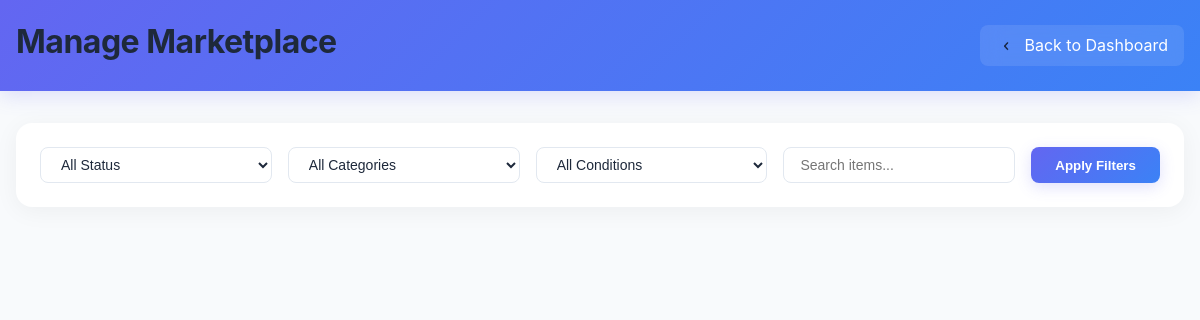
The page /manage_marketplace.php (signed in) on the database as committed earlier.
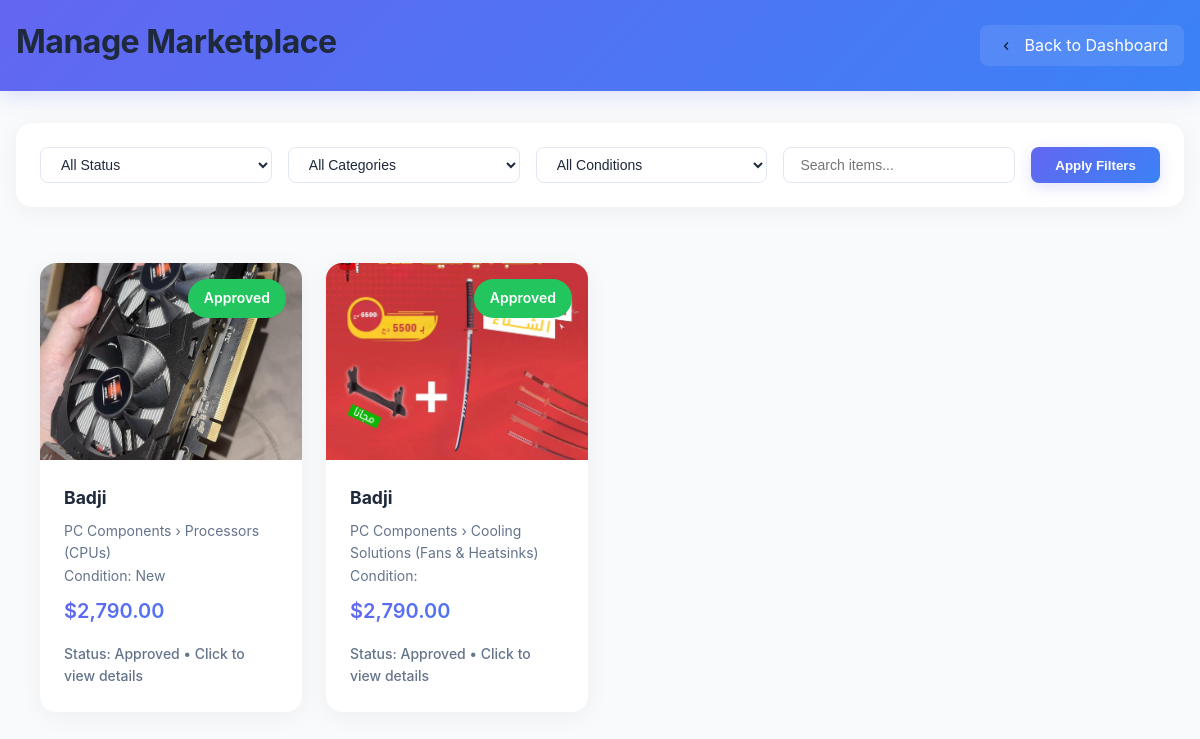
The same page on the database as committed later.
### tables this page shows
CREATE TABLE `marketplace_items` (
  `id` int(11) NOT NULL,
  `name` varchar(255) NOT NULL,
  `price` decimal(10,2) NOT NULL,
  `image_url` varchar(255) NOT NULL,
  `user_id` int(11) NOT NULL,
  `approved` tinyint(1) DEFAULT 0,
  `created_at` timestamp NOT NULL DEFAULT current_timestamp(),
  `email` varchar(255) DEFAULT NULL,
  `category_id` int(11) NOT NULL,
  `subcategory_id` int(11) NOT NULL,
  `description` text DEFAULT NULL,
  `condition` enum('New','Like New','Very Good','Good','Acceptable','For Parts') DEFAULT NULL
);

CREATE TABLE `categories` (
  `id` int(11) NOT NULL,
  `name` varchar(255) NOT NULL
);

CREATE TABLE `subcategories` (
  `id` int(11) NOT NULL,
  `name` varchar(255) NOT NULL,
  `category_id` int(11) NOT NULL
);

### manage_marketplace.php (the view, shortened to what this page needs)
<?php
require_once 'db_connect.php';
$status = isset($_GET['status']) ? $_GET['status'] : 'all';
$search = isset($_GET['search']) ? $_GET['search'] : '';
$query = "SELECT m.*, c.name as category_name, s.name as subcategory_name
          FROM marketplace_items m
          LEFT JOIN categories c ON m.category_id = c.id
          LEFT JOIN subcategories s ON m.subcategory_id = s.id
          WHERE 1=1";
$params = [];
$query .= " ORDER BY m.created_at DESC";
$stmt = $pdo->prepare($query);
$stmt->execute($params);
$items = $stmt->fetchAll();
?>
<!DOCTYPE html>
<html lang="en">
<head>
</head>
<body>
    <header style="display: flex; justify-content: space-between; align-items: center; padding: 1rem;">
        <h1 style="font-size: 2rem;">Manage Marketplace</h1>
        <a href="dashboard.php" style="text-decoration: none; display: inline-flex; align-items: center; gap: 0.5rem; color: white; background: rgba(255, 255, 255, 0.1); padding: 0.5rem 1rem; border-radius: 8px; backdrop-filter: blur(10px); transition: all 0.3s ease;">
            <img src="back.png" alt="Back" style="width: 20px; height: 20px;">
            <span style="font-size: 16px;">Back to Dashboard</span>
        </a>
    </header>
    <div class="admin-container">
        <div class="filters">
            <form class="filter-form" method="GET">
                <select name="status">
                    <option value="all" <?php echo $status === 'all' ? 'selected' : ''; ?>>All Status</option>
                </select>
                <select name="category">
                    <option value="all">All Categories</option>
                </select>
                <select name="condition">
                    <option value="all">All Conditions</option>
                </select>
                <input type="text" name="search" placeholder="Search items..." value="<?php echo htmlspecialchars($search); ?>">
                <button type="submit" class="btn btn-primary">Apply Filters</button>
            </form>
        </div>
        <div class="marketplace-grid">
            <?php foreach ($items as $item): ?>
                <div class="card" onclick="openListingModal(<?php echo htmlspecialchars(json_encode($item)); ?>)">
                    <?php
                        $statusClass = '';
                        $statusText = '';
                        if ($item['approved'] === null) {
                            $statusClass = 'status-pending';
                            $statusText = 'Pending Review';
                        } elseif ($item['approved'] == 1) {
                            $statusClass = 'status-approved';
                            $statusText = 'Approved';
                        } else {
                            $statusClass = 'status-rejected';
                            $statusText = 'Rejected';
                        }
                    ?>
                    <div class="status-badge <?php echo $statusClass; ?>"><?php echo $statusText; ?></div>
                    <div class="card-image">
                        <img src="<?php echo htmlspecialchars($item['image_url']); ?>" alt="<?php echo htmlspecialchars($item['name']); ?>">
                    </div>
                    <div class="card-content">
                        <h3 class="card-title"><?php echo htmlspecialchars($item['name']); ?></h3>
                        <div class="card-info">
                            <div><?php echo htmlspecialchars($item['category_name']); ?> › <?php echo htmlspecialchars($item['subcategory_name']); ?></div>
                            <div>Condition: <?php echo htmlspecialchars($item['condition']); ?></div>
                        </div>
                        <div class="card-price">$<?php echo number_format($item['price'], 2); ?></div>
                        <div class="card-status">
                            Status: <?php echo $statusText; ?> • Click to view details
                        </div>
                    </div>
                </div>
            <?php endforeach; ?>
        </div>
    </div>
</body>
</html>

### manage_marketplace.php (style rules this page uses)
* { margin: 0; padding: 0; box-sizing: border-box; }
:root { --primary-gradient: linear-gradient(135deg, #6366f1, #3b82f6); --secondary-gradient: linear-gradient(135deg, #f43f5e, #ec4899); --surface-color: #ffffff; --background-color: #f8fafc; --text-primary: #1e293b; --text-secondary: #64748b; }
body { font-family: 'Inter', 'Segoe UI', Arial, sans-serif; line-height: 1.6; background-color: var(--background-color); color: var(--text-primary); min-height: 100vh; }
header { background: var(--primary-gradient); color: white; padding: 2rem; box-shadow: 0 4px 20px rgba(99, 102, 241, 0.2); display: flex; justify-content: space-between; align-items: center; flex-wrap: wrap; }
header h1 { font-size: 2rem; font-weight: 700; letter-spacing: -0.5px; margin-bottom: 0.5rem; }
header a { display: inline-flex; align-items: center; gap: 0.5rem; color: white; text-decoration: none; padding: 0.5rem 1rem; background: rgba(255, 255, 255, 0.1); border-radius: 8px; backdrop-filter: blur(10px); transition: all 0.3s ease; }
.admin-container { max-width: 100%; margin: 2rem auto; padding: 0 1rem; animation: fadeIn 0.5s ease-out; }
h1 { font-size: 2rem; font-weight: 700; letter-spacing: -0.5px; margin-bottom: 2rem; color: var(--text-primary); }
.filters { background: var(--surface-color); padding: 1.5rem; border-radius: 16px; box-shadow: 0 4px 25px rgba(0, 0, 0, 0.05); margin-bottom: 2rem; }
.filter-form { display: flex; gap: 1rem; flex-wrap: wrap; }
.filter-form select, .filter-form input[type="text"] { padding: 0.5rem 1rem; border: 1px solid #e2e8f0; border-radius: 8px; font-size: 0.875rem; color: var(--text-primary); background-color: white; flex: 1; min-width: 200px; }
.filter-form button { background: var(--primary-gradient); color: white; padding: 0.5rem 1.5rem; border: none; border-radius: 8px; cursor: pointer; font-weight: 600; transition: all 0.3s ease; box-shadow: 0 4px 15px rgba(99, 102, 241, 0.2); }
.marketplace-grid { display: grid; grid-template-columns: repeat(auto-fill, minmax(250px, 1fr)); gap: 1.5rem; padding: 1.5rem; perspective: 1000px; }
.card { background: var(--surface-color); border-radius: 16px; overflow: hidden; box-shadow: 0 4px 25px rgba(0, 0, 0, 0.05); transition: all 0.3s ease; position: relative; cursor: pointer; }
.card-image { position: relative; padding-top: 75%; overflow: hidden; }
.card-image img { position: absolute; top: 0; left: 0; width: 100%; height: 100%; object-fit: cover; transition: transform 0.3s ease; }
.card-content { padding: 1.5rem; position: relative; }
.status-badge { position: absolute; top: 1rem; right: 1rem; padding: 0.5rem 1rem; border-radius: 20px; font-size: 0.875rem; font-weight: 600; z-index: 1; backdrop-filter: blur(10px); }
.status-approved { background: rgba(34, 197, 94, 1); color: white; }
.card-title { font-size: 1.1rem; font-weight: 700; color: var(--text-primary); margin-bottom: 0.5rem; display: -webkit-box; -webkit-line-clamp: 2; -webkit-box-orient: vertical; overflow: hidden; }
.card-info { color: var(--text-secondary); font-size: 0.875rem; margin-bottom: 0.5rem; }
.card-price { font-weight: 600; color: var(--text-primary); font-size: 1.25rem; background: var(--primary-gradient); -webkit-background-clip: text; -webkit-text-fill-color: transparent; }
.card-status { margin-top: 1rem; font-size: 0.875rem; font-weight: 500; color: var(--text-secondary); }

Rows that differ between the two databases and show on the page:
added marketplace_items: approved "Approved", image_url (picture), name "Badji", category.name "PC Components", subcategory.name "Processors (CPUs)", condition "New", price "2,790.00"
added marketplace_items: approved "Approved", image_url (picture), name "Badji", category.name "PC Components", subcategory.name "Cooling Solutions (Fans & Heatsinks)", price "2,790.00"
